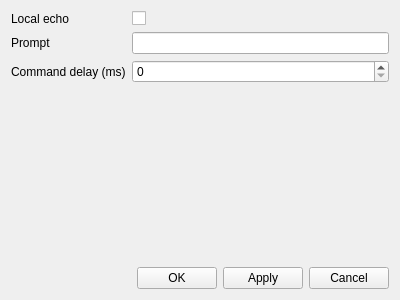
<?xml version="1.0" encoding="UTF-8"?>
<ui version="4.0">
 <class>SettingsDialog</class>
 <widget class="QWidget" name="SettingsDialog">
  <property name="geometry">
   <rect>
    <x>0</x>
    <y>0</y>
    <width>400</width>
    <height>300</height>
   </rect>
  </property>
  <property name="windowTitle">
   <string>Form</string>
  </property>
  <layout class="QVBoxLayout" name="verticalLayout">
   <item>
    <layout class="QFormLayout" name="formLayout">
     <item row="0" column="0">
      <widget class="QLabel" name="label">
       <property name="text">
        <string>Local echo</string>
       </property>
      </widget>
     </item>
     <item row="1" column="0">
      <widget class="QLabel" name="label_2">
       <property name="text">
        <string>Prompt</string>
       </property>
      </widget>
     </item>
     <item row="0" column="1">
      <widget class="QCheckBox" name="localEcho">
       <property name="text">
        <string/>
       </property>
      </widget>
     </item>
     <item row="1" column="1">
      <widget class="QLineEdit" name="prompt"/>
     </item>
     <item row="2" column="0">
      <widget class="QLabel" name="delay">
       <property name="text">
        <string>Command delay (ms)</string>
       </property>
      </widget>
     </item>
     <item row="2" column="1">
      <widget class="QSpinBox" name="commandDelay"/>
     </item>
    </layout>
   </item>
   <item>
    <spacer name="verticalSpacer">
     <property name="orientation">
      <enum>Qt::Vertical</enum>
     </property>
     <property name="sizeHint" stdset="0">
      <size>
       <width>20</width>
       <height>40</height>
      </size>
     </property>
    </spacer>
   </item>
   <item>
    <layout class="QHBoxLayout" name="horizontalLayout">
     <item>
      <spacer name="horizontalSpacer">
       <property name="orientation">
        <enum>Qt::Horizontal</enum>
       </property>
       <property name="sizeHint" stdset="0">
        <size>
         <width>40</width>
         <height>20</height>
        </size>
       </property>
      </spacer>
     </item>
     <item>
      <widget class="QPushButton" name="okButton">
       <property name="text">
        <string>OK</string>
       </property>
      </widget>
     </item>
     <item>
      <widget class="QPushButton" name="applyButton">
       <property name="text">
        <string>Apply</string>
       </property>
      </widget>
     </item>
     <item>
      <widget class="QPushButton" name="cancelButton">
       <property name="text">
        <string>Cancel</string>
       </property>
      </widget>
     </item>
    </layout>
   </item>
  </layout>
 </widget>
 <resources/>
 <connections/>
</ui>
